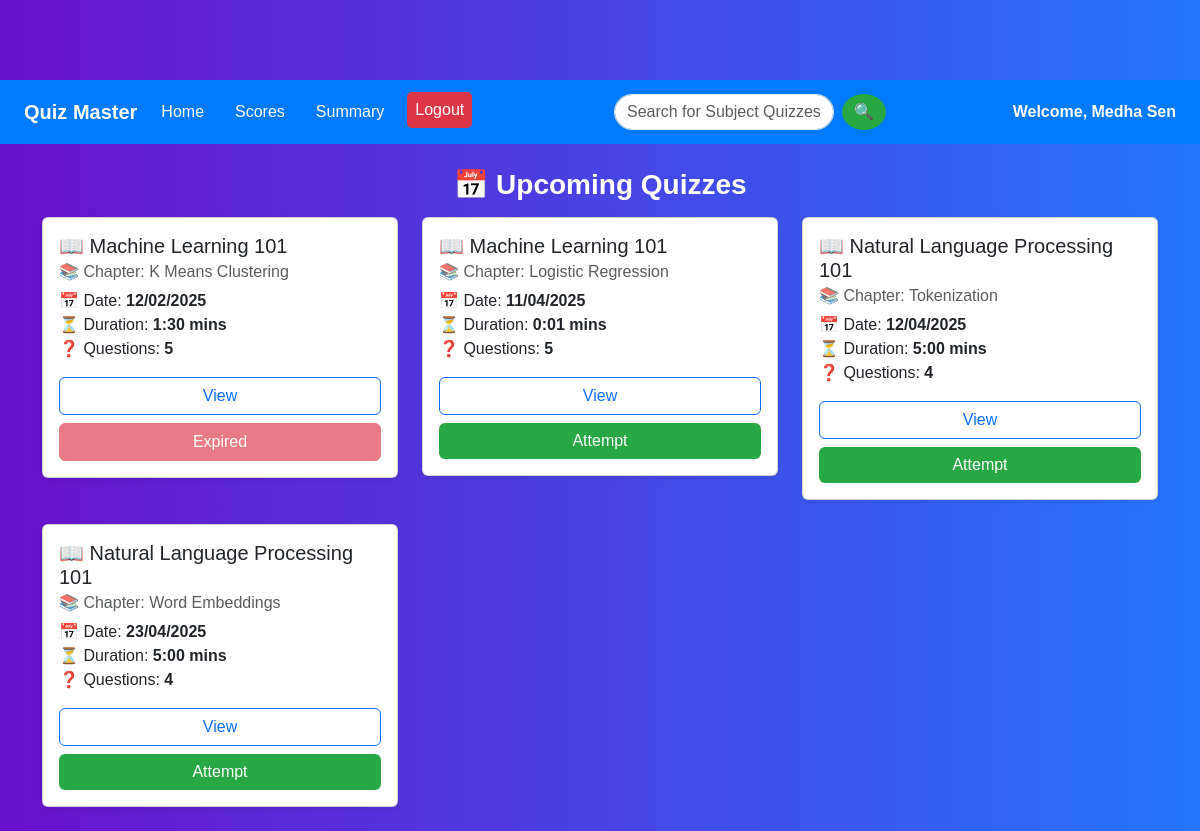
Screenshot of /user_dashboard (signed in) with the database file from the repository.
### models/models.py (models this page shows, shortened)
class User(db.Model):
    id =db.Column(db.Integer, primary_key=True)
    username=db.Column(db.String(100), unique=True, nullable=False)
    password=db.Column(db.String(100), nullable=False)
    full_name=db.Column(db.String(100), nullable=False)
    qualification=db.Column(db.String(100))
    dob=db.Column(db.Date)
    scores = db.relationship('Scores', backref='user', lazy=True)

class Quiz(db.Model):
    id=db.Column(db.Integer, primary_key=True)
    chapter_id=db.Column(db.Integer, db.ForeignKey('chapter.id'), nullable=False)
    date_of_quiz=db.Column(db.Date)
    time_duration=db.Column(db.String(10))
    remarks=db.Column(db.Text)
    questions=db.relationship('Questions', backref='quiz', lazy=True)
    scores=db.relationship('Scores', backref='quiz', lazy=True)
    def get_subject_name(self):
        return self.chapter.subject.name
    def get_chapter_name(self):
        return self.chapter.name
    def num_questions(self):
        return len(self.questions)

class Subject(db.Model):
    id=db.Column(db.Integer, primary_key=True)
    name=db.Column(db.String(100), unique=True, nullable=False)
    description=db.Column(db.Text)
    chapters=db.relationship('Chapter', backref='subject', lazy=True)

class Chapter(db.Model):
    id=db.Column(db.Integer, primary_key=True)
    name=db.Column(db.String(100), nullable=False)
    description=db.Column(db.Text)
    subject_id=db.Column(db.Integer, db.ForeignKey('subject.id'), nullable=False)
    quizzes=db.relationship('Quiz', backref='chapter', lazy=True)

### app.py (the view)
@app.route('/user_dashboard', methods=['GET'])
@login_required
def user_dashboard():
    search_query = request.args.get('search')
    user_id = current_user.id
    full_name = current_user.full_name  # Get the full name of the logged-in user
    current_date = datetime.now().date()
    print(f"Debug: User full name -> {full_name}")  # Debugging line
    if search_query:
        subject_filter = Subject.query.filter(Subject.name.ilike(f'%{search_query}%')).all()
        chapter_filter = Chapter.query.filter(Chapter.name.ilike(f'%{search_query}%')).all()
        quizzes = []
        for subject in subject_filter:
            for chapter in subject.chapters:
                for quiz in chapter.quizzes:
                    quizzes.append(quiz)
        for chapter in chapter_filter:
            for quiz in chapter.quizzes:
                quizzes.append(quiz)
        upcoming_quizzes = list(set(quizzes))
        if not upcoming_quizzes:
            return render_template('user_dashboard.html', user_id=user_id, full_name=full_name, upcoming_quizzes=None)
    else:
        upcoming_quizzes = Quiz.query.order_by(Quiz.date_of_quiz.asc()).all()
    return render_template('user_dashboard.html', upcoming_quizzes=upcoming_quizzes, user_id=user_id, full_name=full_name, current_date=current_date)

### app.py (called while the page is built)
@login_manager.user_loader
def load_user(user_id):
    return User.query.get(int(user_id)) or Admin.query.get(int(user_id))

### templates/user_dashboard.html (shortened to what this page needs)
<!DOCTYPE html>
<html lang="en">
<head>
    <link rel="stylesheet" href="https://cdn.jsdelivr.net/npm/bootstrap@5.3.0/dist/css/bootstrap.min.css">
    <link rel="stylesheet" href="{{ url_for('static', filename='css/user_dashboard.css') }}">
</head>
<body>
    <nav class="navbar navbar-expand-lg">
        <div class="container-fluid">
            <a class="navbar-brand" href="{{ url_for('user_dashboard') }}">Quiz Master</a>
            <div class="collapse navbar-collapse justify-content-between" id="navbarNav">
                <ul class="navbar-nav">
                    <li class="nav-item"><a class="nav-link" href="{{ url_for('user_dashboard') }}">Home</a></li>
                    <li class="nav-item"><a class="nav-link" href="{{ url_for('user_scores') }}">Scores</a></li>
                    <li class="nav-item"><a class="nav-link" href="{{ url_for('user_summary', user_id=user_id) }}">Summary</a></li>
                    <li class="nav-item"><a class="nav-link logout-btn" href="{{ url_for('logout') }}">Logout</a></li>
                </ul>
                <form class="d-flex search-form" method="GET" action="{{ url_for('user_dashboard') }}">
                    <input type="text" class="form-control search-input" name="search"
                        placeholder="Search for Subject Quizzes or Chapter Quizzes" value="{{ request.args.get('search', '') }}">
                    <button type="submit" class="btn search-button">🔍</button>
                </form>
                <span class="user-welcome">Welcome, {{ full_name }}</span>
            </div>
        </div>
    </nav>
    <div class="container mt-4">
        <h3 class="text-center section-title">📅 Upcoming Quizzes</h3>
        {% if not upcoming_quizzes %}
        <div class="alert alert-danger text-center">🚫 No quizzes found.</div>
        {% else %}
        <div class="row">
            {% for quiz in upcoming_quizzes %}
            <div class="col-md-4 mb-4">
                <div class="card shadow-sm">
                    <div class="card-body">
                        <h5 class="card-title">📖 {{ quiz.get_subject_name() }}</h5>
                        <h6 class="card-subtitle mb-2 text-muted">📚 Chapter: {{ quiz.get_chapter_name() }}</h6>
                        <p class="card-text">
                            📅 Date: <strong>{{ quiz.date_of_quiz.strftime('%d/%m/%Y') }}</strong><br>
                            ⏳ Duration: <strong>{{ quiz.time_duration }} mins</strong><br>
                            ❓ Questions: <strong>{{ quiz.num_questions() }}</strong>
                        </p>
                        <div class="d-grid gap-2">
                            <a href="{{ url_for('quiz_info', quiz_id=quiz.id) }}" class="btn btn-outline-primary">View</a>
                            {% if quiz.date_of_quiz >= current_date %}
                            <a href="{{ url_for('start_quiz', quiz_id=quiz.id, question_index=0) }}" class="btn btn-success">Attempt</a>
                            {% else %}
                            <button class="btn btn-danger" disabled>Expired</button>
                            {% endif %}
                        </div>
                    </div>
                </div>
            </div>
            {% endfor %}
        </div>
        {% endif %}
    </div>
</body>
</html>

### static/css/user_dashboard.css (style rules this page uses)
body { font-family: 'Poppins', sans-serif; background: linear-gradient(to right, #6a11cb, #2575fc); color: white; margin-top: 80px; }
.section-title { color: white !important; font-weight: bold; }
.navbar { background-color: #007bff; padding: 12px; }
.navbar-brand { color: white; font-weight: bold; }
.navbar-nav .nav-link { color: white; margin-right: 15px; }
.navbar-nav .logout-btn { background-color: #dc3545; padding: 6px 12px; border-radius: 5px; color: white; }
.search-form { display: flex; align-items: center; }
.search-input { border-radius: 20px; padding: 5px 12px; width: 220px; }
.search-button { background-color: #28a745; color: white; border-radius: 50%; margin-left: 8px; padding: 6px 12px; border: none; cursor: pointer; }
.user-welcome { font-size: 1rem; color: white; font-weight: bold; }
.section-title { font-weight: bold; color: #007bff; margin-bottom: 15px; }
.btn-success { background-color: #28a745; border: none; }

### rows the page displays
User: full_name "Medha Sen"
Quiz: get_subject_name "Machine Learning 101", get_chapter_name "K Means Clustering", date_of_quiz "12/02/2025", time_duration "1:30", num_questions "5", shows "Expired"
Quiz: get_subject_name "Machine Learning 101", get_chapter_name "Logistic Regression", date_of_quiz "11/04/2025", time_duration "0:01", num_questions "5"
Quiz: get_subject_name "Natural Language Processing 101", get_chapter_name "Tokenization", date_of_quiz "12/04/2025", time_duration "5:00", num_questions "4"
Quiz: get_subject_name "Natural Language Processing 101", get_chapter_name "Word Embeddings", date_of_quiz "23/04/2025", time_duration "5:00", num_questions "4"
